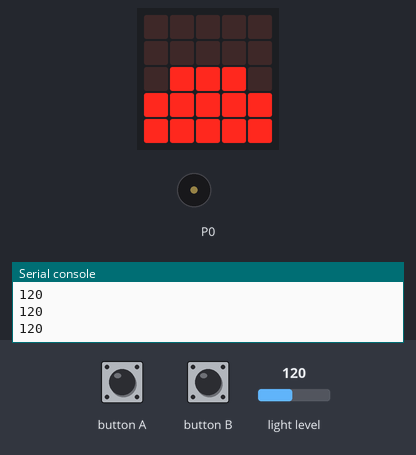
Simulated run of this program. Board: BBC micro:bit (MakeCode). Parts: the board's 5×5 LED display, buzzer (waves = sounding), the last lines printed to the serial console. The inputs (shaded band) are chosen by the test bench; at power-on: light level 120.

Above: at 1.2 s.
1.3 s: light level set to 5
At 2.1 s:
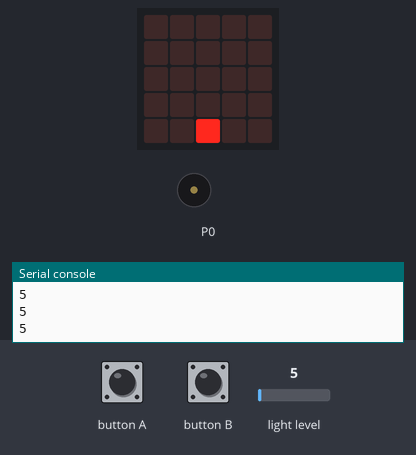
2.8 s: light level set to 64
At 3.9 s:
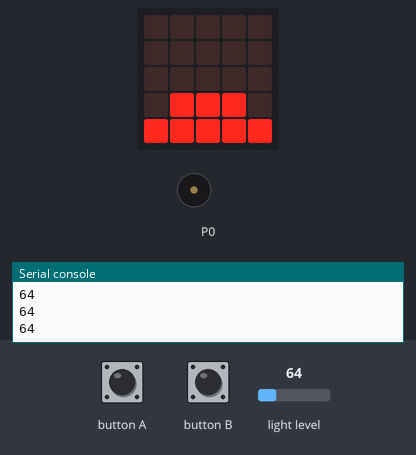
4.3 s: light level set to 128
At 5.2 s:
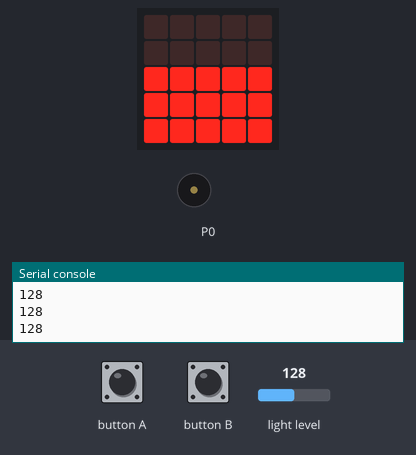
5.8 s: light level set to 191
At 6.5 s:
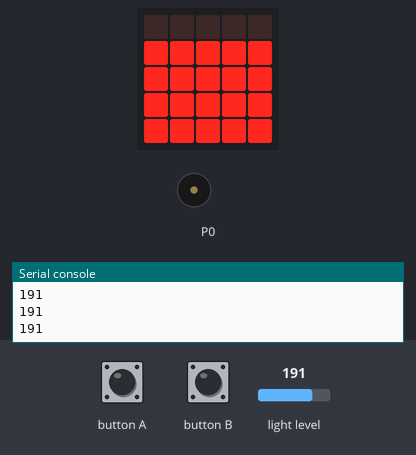
7.3 s: button A pressed for 0.15 s
At 7.63 s:
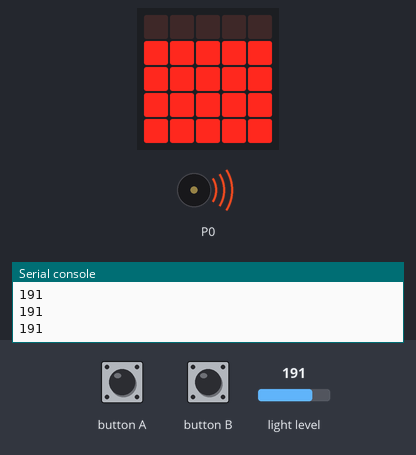
8.0 s: light level set to 250
At 10.51 s:
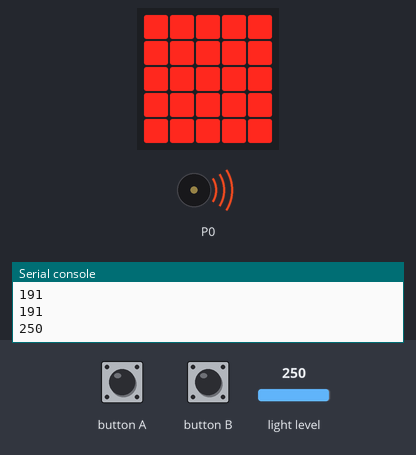
Timing chart, 0 to 12.0 s (numbered marks = the images above; inputs shaded):
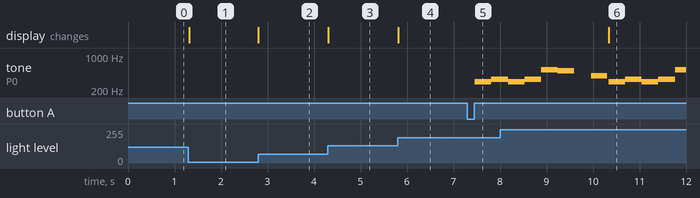

The program:

main.ts
```typescript
input.onButtonPressed(Button.A, function () {
    Start = 1
})
input.onButtonPressed(Button.B, function () {
    Start = 0
})
let Start = 0
Start = 0
basic.forever(function () {
    led.plotBarGraph(
    input.lightLevel(),
    255
    )
    if (Start && input.lightLevel() > 5) {
        music.playMelody("D E D E C5 B - G ", 170)
    }
})
```

test.ts
```typescript
// テストはここに来ます。このパッケージが拡張機能として使用されるときにはコンパイルされません。
```

Measured:
- after the input at 1.3 s, the display: changes at once (image 1)
- after the input at 2.8 s, the display: changes at once (image 2)
- after the input at 4.3 s, the display: changes at once (image 3)
- after the input at 5.8 s, the display: changes at once (image 4)
- after the input at 7.3 s, tone on P0: silent → 294 Hz after 0.16 s, → 330 Hz 0.36 s later
- after the input at 8.0 s, the display: changes after 2.3 s (image 6)
